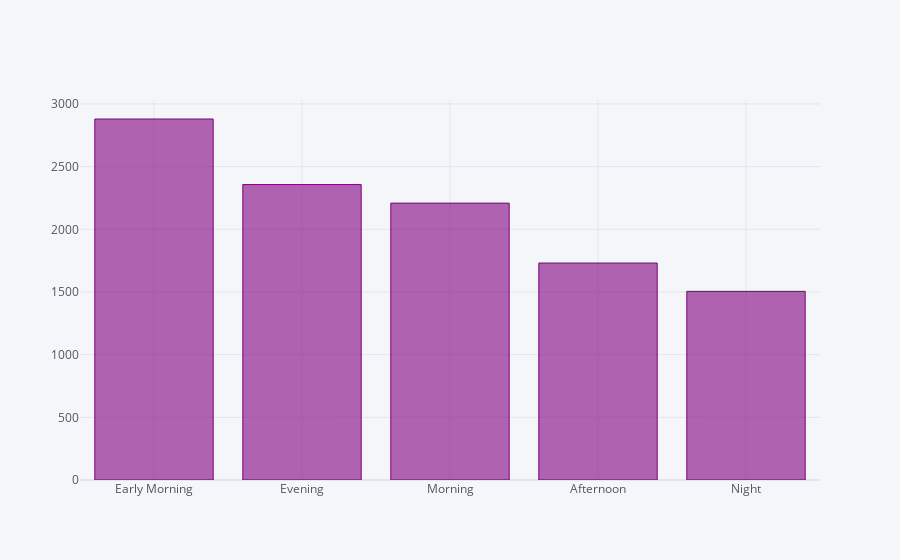

Notebook source saved alongside this figure:
### Code cell
copy_df["Dep_Time_Hour"].apply(flight_dep_time).value_counts().iplot(kind="bar",color='purple') 
#iplot() uses the cufflinks wrapper over plotly that runs matplotlib under the whole. 
#Through iplot() makes the plot dyanamic and interactive.
#For making plot interactive plotly() and cufflinks() comes into the picture.

### Figure 1 — Plotly figure (JSON) as saved in the notebook; plotly's stock layout.template omitted (floating-point values rounded to 4 significant figures)
{"data": [{"marker": {"color": "rgba(128, 0, 128, 0.6)", "line": {"color": "rgba(128, 0, 128, 1.0)", "width": 1}}, "name": "Dep_Time_Hour", "orientation": "v", "text": "", "type": "bar", "x": ["Early Morning", "Evening", "Morning", "Afternoon", "Night"], "y": [2880, 2357, 2209, 1731, 1505]}], "layout": {"legend": {"bgcolor": "#F5F6F9", "font": {"color": "#4D5663"}}, "paper_bgcolor": "#F5F6F9", "plot_bgcolor": "#F5F6F9", "title": {"font": {"color": "#4D5663"}}, "xaxis": {"gridcolor": "#E1E5ED", "showgrid": true, "tickfont": {"color": "#4D5663"}, "title": {"font": {"color": "#4D5663"}, "text": ""}, "zerolinecolor": "#E1E5ED"}, "yaxis": {"gridcolor": "#E1E5ED", "showgrid": true, "tickfont": {"color": "#4D5663"}, "title": {"font": {"color": "#4D5663"}, "text": ""}, "zerolinecolor": "#E1E5ED"}}}
